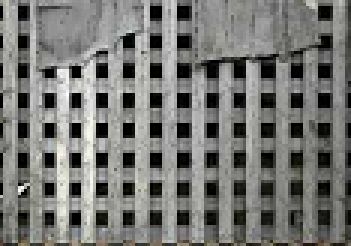
%> input picture texture_19_9_18/images/0.bmp, 117 x 82 px (shown 3 times larger)
$ octave dominant_texture_9_12.m   (GNU Octave 9; MATLAB toolbox functions it lacks are replaced by stand-ins)
%> lines starting %> are read from the running program, lines starting %| are printed output that depends on the picture; in (x1, y1, x2, y2) boxes, pixels count from 0 and x2, y2 are one past the last pixel; in counts of white or black regions, pixels touching at a corner belong together; the program's own positions count from 1
### texture_19_9_18/rgb2hsi.m
function hsi = rgb2hsi(rgb)
% hsi = rgb2hsi(rgb)把一幅RGB图像转换为HSI图像，
% 输入图像是一个彩色像素的M×N×3的数组，
% 其中每一个彩色像素都在特定空间位置的彩色图像中对应红、绿、蓝三个分量。
% 假如所有的RGB分量是均衡的，那么HSI转换就是未定义的。
% 输入图像可能是double（取值范围是[0, 1]），uint8或 uint16。
%
% 输出HSI图像是double，
% 其中hsi(:, :, 1)是色度分量，它的范围是除以2*pi后的[0, 1]；
% hsi(:, :, 2)是饱和度分量，范围是[0, 1]；
% hsi(:, :, 3)是亮度分量，范围是[0, 1]。

% 抽取图像分量
rgb = im2double(rgb);
r = rgb(:, :, 1);
g = rgb(:, :, 2);
b = rgb(:, :, 3);

% 执行转换方程
num = 0.5*((r - g) + (r - b));
den = sqrt((r - g).^2 + (r - b).*(g - b));
theta = acos(num./(den + eps)); %防止除数为0

H = theta;
H(b > g) = 2*pi - H(b > g);
H = H/(2*pi);

num = min(min(r, g), b);
den = r + g + b;
den(den == 0) = eps; %防止除数为0
S = 1 - 3.* num./den;

H(S == 0) = 0;

I = (r + g + b)/3;

% 将3个分量联合成为一个HSI图像
hsi = cat(3, H, S, I);

### texture_19_9_18/dominant_texture_9_12.m
%% This part of the code is mainly used for structure texture extract
% 首先求梯度，连接各个小块的边缘，并统计小块的面积，合并相似的块
%
%%
close all
addpath(genpath(pwd));
%% input the picture
[FileName, FilePath]=uigetfile('*.jpg;*.png;*.tif;*.img;*.bmp;*.gif;','请选择图像数据');
%> the answer given: images/0.bmp
str=[FilePath FileName];
img_rgb=imread(str);
%> img_rgb is the input picture: size 82x117x3 uint8; mean R, G, B 118.7, 119.1, 115.8
%% Convert the RGB image to HSI image
%img_gray=im2double(rgb2gray(img_rgb));
img_gray=rgb2gray(img_rgb);
imageCanny=edge(img_gray,'canny');
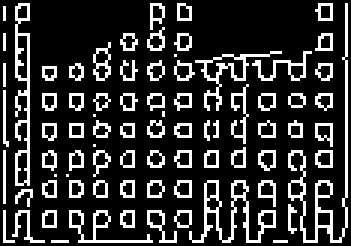
%> imageCanny: size 82x117 logical (shown 3 times larger); 19.7% white in thin lines or dots
% imshow(imageCanny);
% title('canny image');
img_hsi=rgb2hsi(img_rgb);
%> in rgb2hsi, `den = sqrt((r - g).^2 + (r - b).*(g - b));`:
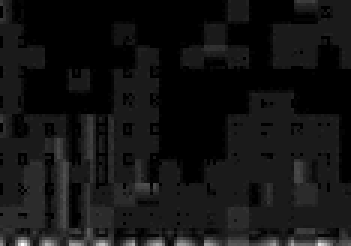
%> den: size 82x117 double (shown 3 times larger); min 0, max 0.173, mean 0.0132; drawn with min black and max white
%> in rgb2hsi, `theta = acos(num./(den + eps));`:
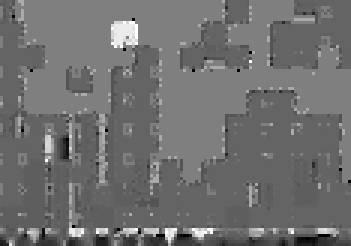
%> theta: size 82x117 double (shown 3 times larger); min 1.37e-07, max 3.14, mean 1.38; drawn with min black and max white
%> in rgb2hsi, `H(b > g) = 2*pi - H(b > g);`:
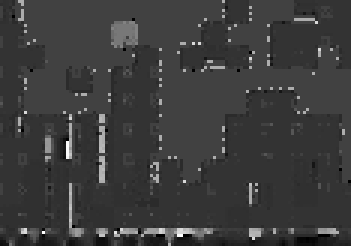
%> H: size 82x117 double (shown 3 times larger); 3.27% of pixels changed, all inside (x1, y1, x2, y2) = (6, 0, 115, 82); drawn with min black and max white
%> in rgb2hsi, `den(den == 0) = eps;`: den: size 82x117 double; min 2.22e-16, max 3, mean 1.39
%> in rgb2hsi, `hsi = cat(3, H, S, I);`:
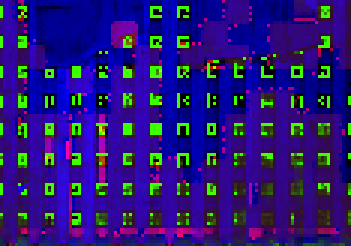
%> hsi: size 82x117x3 double (shown 3 times larger); mean R, G, B 0.155, 0.0975, 0.462
data_I=img_hsi(:,:,3);
data_S=img_hsi(:,:,2);
data_H=img_hsi(:,:,1);
Hue_data=data_H;
Intensity_data=data_I;
Saturation_data=data_S;
%% PCA
gray_pca=double(img_gray);
stdr=std(gray_pca);                         %求各列变量的标准差；
%> stdr = 117 values, max 75.12 at index 26, min 16.99 at index 55, mean 38.88
[n,m]=size(gray_pca);                       %矩阵的行与列
%> n = 82; m = 117
sddata=gray_pca./stdr(ones(n,1),:);         %标准化变换
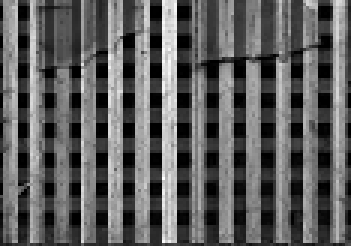
%> sddata: size 82x117 double (shown 3 times larger); min 0, max 10.89, mean 4.07; drawn with min black and max white
[p,princ,egenvalue]=princomp(sddata);       %调用主成分
%> egenvalue = 117 values, max 44.78 at index 1, min 0 at index 82, mean 1
p=p(:,1:3);                                 %输出前3主成分系数；
%> p = 117 rows, first 12: [-0.117 -0.0317 -0.0929; 0.0128 -0.0949 0.135; 0.00169 -0.113 0.151; 0.0272 -0.112 0.137; 0.0273 -0.154 0.0807; -0.0297 -0.139 0.139; -0.0706 0.00521 -0.116; -0.0966 -0.00939 -0.12; -0.105 -0.0199 -0.119; -0.0937 -0.0306 -0.115; 0.0499 -0.142 0.111; 0.000891 -0.143 0.0955]
sc=princ(:,1:3);                            %前3主成分量；
%> sc = 82 rows, first 12: [-8.43 -2.33 2.63; -7.02 -1.73 4.9; -2.73 1.56 11.01; -3.13 0.919 9.26; -3.52 0.734 8.92; -3.68 1.01 8.45; -5.2 0.198 6.68; -9.01 -1.5 3.39; -9.03 -1.31 2.84; -9.11 -1.46 3.33; -9.33 -0.659 2.4; -5.73 -1.41 5.77]
egenvalue;                                  %相关系数矩阵的特征值，即各主成分所占比例；
per=100*egenvalue/sum(egenvalue);           %各个主成分所占百分比；
%> per = 117 values, max 38.27 at index 1, min 0 at index 82, mean 0.855
%[coef,score,latent,t2] = princomp(im2double(img_gray))
%mul = imread('images/0.bmp');
%extract_pca(img_rgb);%%调用PCA
%%
n_0=ceil(n/9);
%> n_0 = 10
m_0=ceil(m/9);
%> m_0 = 13
temp_gray_pca=zeros(n_0*9,m_0*9);
temp_gray_pca(1:n,1:m)=gray_pca;
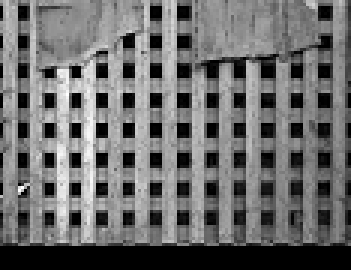
%> temp_gray_pca: size 90x117 double (shown 3 times larger); min 0, max 255, mean 108
pca_matrix0 = zeros(9);
pca_matrix1 = zeros(5);
eigenvalue_x=zeros(1,n_0*m_0);   %存储大矩阵的特征值
eigenvalue_y=zeros(1,n_0*m_0);   %存储小矩阵的特征值
index=1;
for i=1:n_0
    for j=1:m_0
        pca_matrix0=temp_gray_pca((1+(i-1)*9):i*9,(1+(j-1)*9):j*9);
        pca_matrix1=pca_matrix0(3:7,3:7);
        [coeff_0,score_0,latent_0,tsquared_0,explained_0]=pca(pca_matrix0);
        [coeff_1,score_1,latent_1,tsquared_1,explained_1]=pca(pca_matrix1);
        eigenvalue_x(index)=latent_0(1);
%> (the run ends here)
